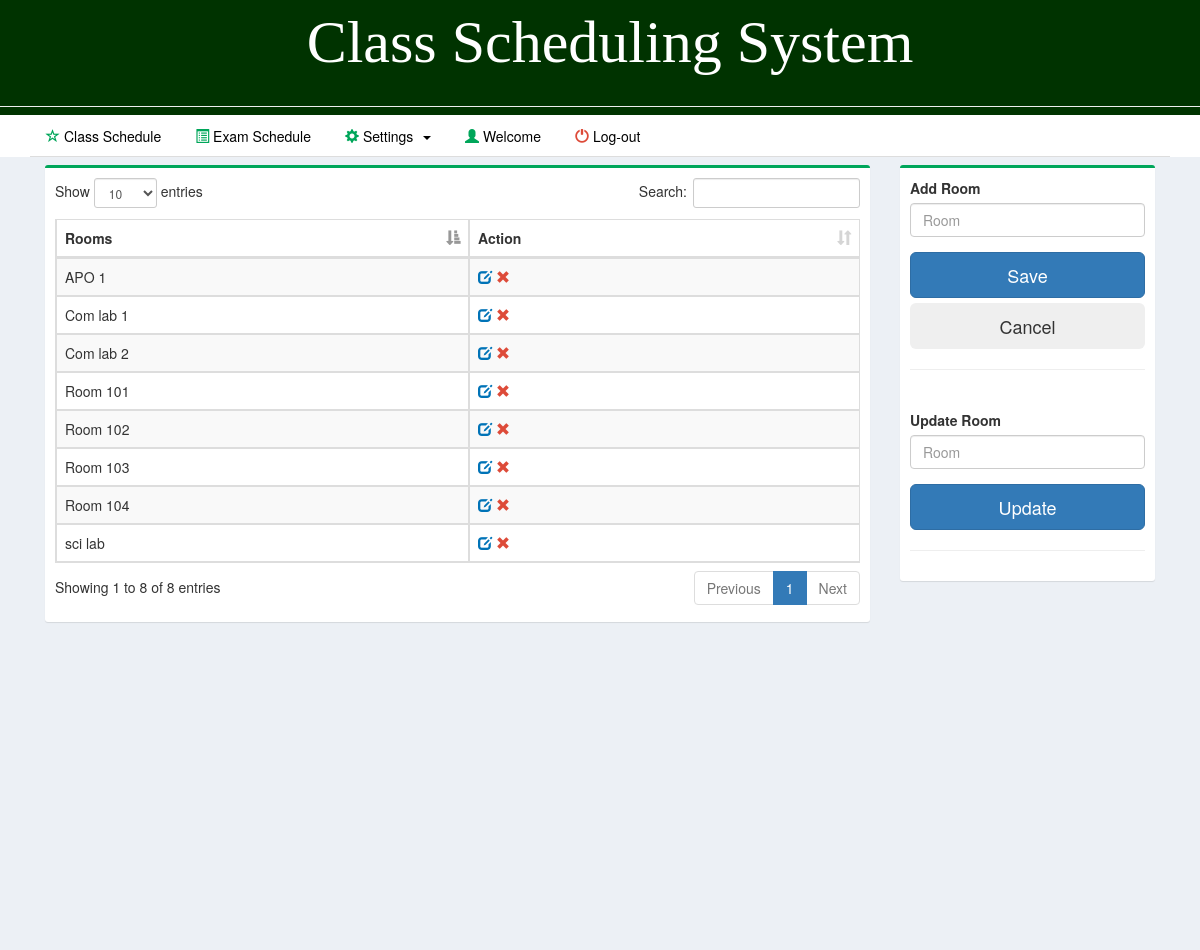
Page /pages/room.php on the committed database.
### tables this page shows
CREATE TABLE IF NOT EXISTS `room` (
  `room_id` int(11) NOT NULL AUTO_INCREMENT,
  `room` varchar(15) NOT NULL,
  PRIMARY KEY (`room_id`)
);

### pages/room.php (the view, shortened to what this page needs)
<!DOCTYPE html>
<html>
  <head>
    <link rel="stylesheet" href="../bootstrap/css/bootstrap.min.css">
    <link rel="stylesheet" href="../plugins/datatables/dataTables.bootstrap.css">
    <link rel="stylesheet" href="../files/css/AdminLTE.min.css">
    <link rel="stylesheet" href="../plugins/select2/select2.min.css">
	<link rel="stylesheet" href="../files/includes/contentMargin.css">
 </head>
  <body class="hold-transition skin-yellow layout-top-nav" onload="myFunction()">
    <div class="wrapper">
	  <?php include('../files/includes/nav.php');?>
      <div class="content-wrapper">
        <div class="container">
          <section class="content">
            <div class="row">
	      <div class="col-md-9">
              <div class="box box-success">
                <div class="box-body">
				<div class="row">
					<div class="col-md-12">
						<table id="example1" class="table table-bordered table-striped" style="margin-right:-10px">
              <thead>
                <tr>
                <th>Rooms</th>
                <th>Action</th>
                </tr>
              </thead>
    <?php
        include('../files/includes/dbcon.php');
        $query=mysqli_query($con,"select * from room order by room")or die(mysqli_error());
          while($row=mysqli_fetch_array($query)){
            $id=$row['room_id'];
            $room=$row['room'];
    ?>
                <tr>
                <td><?php echo $room;?></td>
                <td><a id="click" href="room.php?id=<?php echo $id;?>&room=<?php echo $room;?>">
                <i class="glyphicon glyphicon-edit text-blue"></i></a>
                <a id="removeme" href="room_del.php?id=<?php echo $id;?>">
                <i class="glyphicon glyphicon-remove text-red"></i></a>
                </td>
                </tr>
<?php }?>
</table>
		</div>
    <form method="post" action="room_save.php">
		<div class="col-md-6">
         </div>
        </div>
                </div>
              </div>
            </div>
            <div class="col-md-3">
              <div class="box box-success">
                <div class="box-body">
                  <div id="form">
				  <div class="row">
					 <div class="col-md-12">
						  <div class="form-group">
							<label for="date">Add Room</label><br>
								<input type="text" class="form-control" name="room" placeholder="Room" required>
						  </div>
					</div>
				  </div>
                  <div class="form-group">
                      <button class="btn btn-lg btn-block btn-primary" id="daterange-btn" name="save" type="submit">
                        Save
                      </button>
					  <button class="btn btn-lg btn-block" id="daterange-btn" type="reset">
                       Cancel
                      </button>
                   </div>
                  </div><hr>
                </div>
				<div class="box-body" style="" id="displayform">
                  <div id="form">
				  <div class="row">
					 <div class="col-md-12">
						  <form method="post" action="room_update.php">
						  <div class="form-group">
							<label for="date">Update Room</label><br>
								<input type="text" class="form-control" id="class" name="room" value="<?php echo $_REQUEST['room'];?>" placeholder="Room" required>
						  </div>
					</div>
				  </div>
                  <div class="form-group">
                      <button class="btn btn-lg btn-block btn-primary" id="daterange-btn" name="save" type="submit">
                        Update
                      </button>
                   </div>
                  </div><hr>
                </div>
              </div>
            </div>
          </div>
          </section>
        </div>
      </div>
    </div>
  </body>
</html>

### files/includes/contentMargin.css (style rules this page uses)
.content-wrapper { margin-top:150px; }

### rows in the picture
room: room "APO 1"
room: room "Com lab 1"
room: room "Com lab 2"
room: room "Room 101"
room: room "Room 102"
room: room "Room 103"
room: room "Room 104"
room: room "sci lab"
